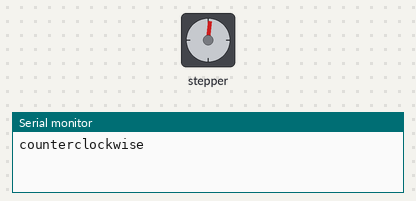
Bench run of a sketch on a simulated Arduino Uno, built with avr-gcc and run on an emulated ATmega328P. Parts: stepper motor, the last lines printed to the serial monitor. Stepper angles assume 1000 steps per turn.

Above: at 0.05 s.
At 0.55 s:
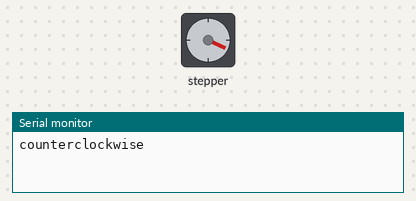
At 1.05 s:
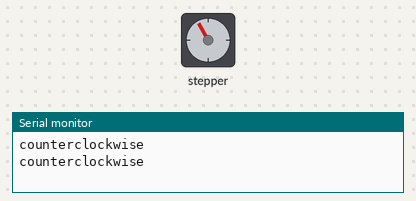
At 2.0 s:
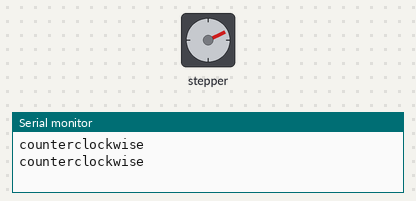
Timing chart, 0 to 4.6 s (numbered marks = the images above):
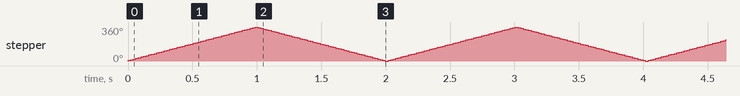

The sketch:

STEPPER_MOTOR.ino
```cpp
// Interface L298N Driver Module with Arduino
#include <Stepper.h>
const int stepsPerRevolution = 1000;//1000 Revolution
Stepper myStepper(stepsPerRevolution,8,9,10,11);
void setup() {
  myStepper.setSpeed(60);//speed control 60rpm
  Serial.begin(9600);

}
void loop() {
  Serial.println("counterclockwise");
  myStepper.step(stepsPerRevolution);
  delay(1);//delay to change the direction

  // Anti clockwise
  Serial.println("counterclockwise");
  myStepper.step(-stepsPerRevolution);
  delay(1);

}
```

Measured:
- by itself, stepper: turns 360° clockwise in 0.99 s, then 360° counter-clockwise in 0.99 s, repeating every 2.0 s
